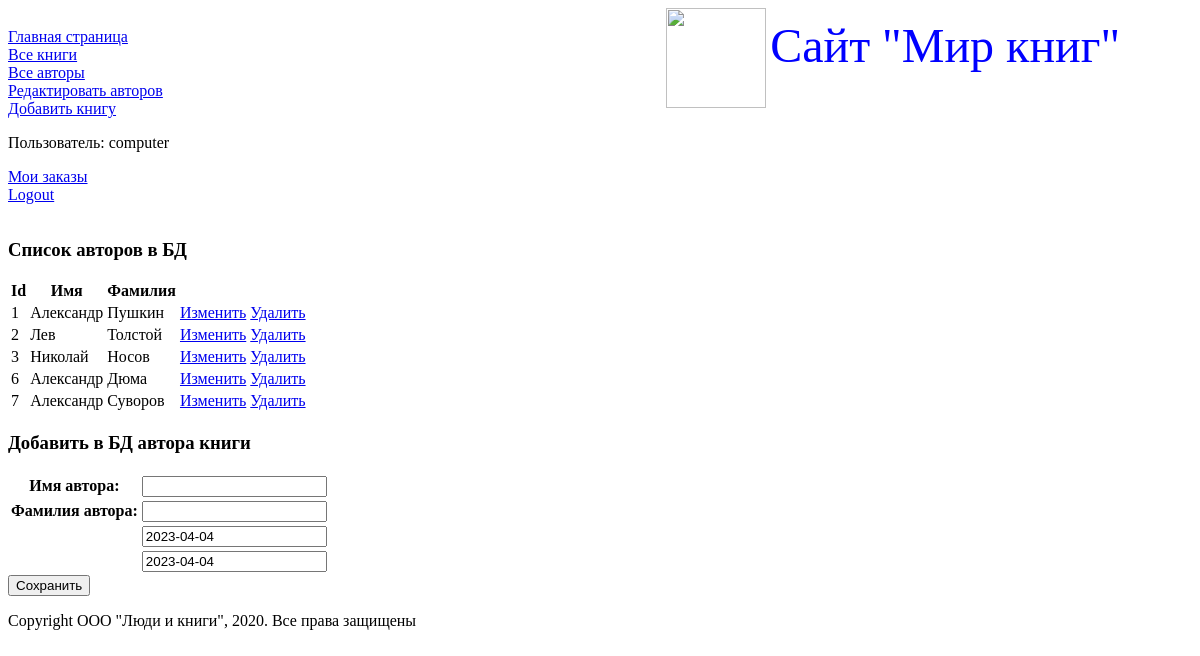
The page /authors_add/ (signed in) on the database its author committed.
### catalog/models.py (models this page shows, shortened)
class Author(models.Model):
    first_name = models.CharField(max_length=100, help_text="Введите имя автора",
                                  verbose_name="Имя автора")
    last_name = models.CharField(max_length=100, help_text="Введите фамилию автора",
                                 verbose_name="Фамилия автора")
    date_of_birth = models.DateField(help_text="Введите дату рождения", verbose_name="Дата рождения",
                                     null=True, blank=True)
    date_of_death = models.DateField(help_text="Введите дату смерти", verbose_name="Дата смерти",
                                     null=True, blank=True)

### catalog/views.py (the view)
# urls.py: path('authors_add/', views.authors_add, name="authors_add"),
@login_required
def authors_add(request):
    author = Author.objects.all()
    authorsform = AuthorsForms()
    return render(request, "catalog/authors_add.html",
                  {"form": authorsform, "author": author})

### catalog/forms.py
class AuthorsForms(forms.Form):
    first_name = forms.CharField(label="Имя автора")
    last_name = forms.CharField(label="Фамилия автора")
    date_of_birth = forms.DateField(label="", initial=format(date.today()),
                                    widget=forms.widgets.DateInput(attrs={type: 'date'}))
    date_of_death = forms.DateField(label="", initial=format(date.today()),
                                    widget=forms.widgets.DateInput(attrs={type: 'date'}))

### catalog/templates/catalog/authors_add.html (shortened to what this page needs)
{% extends "base_generic.html" %}
{% block content %}
    <h3>Список авторов в БД</h3>
    <table>
        <thead><th>Id</th><th>Имя</th><th>Фамилия</th></thead>
        {% if author %}
            {% for author in author.all %}
            <tr>
                <td>{{ author.id }}</td>
                <td>{{ author.first_name }}</td>
                <td>{{ author.last_name }}</td>
                <td><a href="/author_edit/{{ author.id }}">Изменить</a>
                    <a href="/author_delete/{{ author.id }}">Удалить</a></td>
            </tr>
            {% endfor %}
        {% endif %}
    </table>
  <h3>Добавить в БД автора книги</h3>
    <form method="POST" action="/author_create/">
        <table>
            {{ form }}
        </table>
        <input type="submit" value="Сохранить">
    </form>
{% endblock %}

### catalog/templates/base_generic.html (shortened to what this page needs)
<!DOCTYPE html>
<html lang="ru">
<head>
  {% load static %}
  <link rel="stylesheet" href="{% static 'css/styles.css' %}">
  {% block head %}
      <img src="{% static 'images/logotip.jpg' %}"
      style="width:100px; height:100px;"  align="absmiddle">
      <font size=7, color="blue">Сайт "Мир книг"</font>
  {% endblock %}
</head>
<body>
<div class="container">
    <div class="col-1-3">
      {% block sidebar %}
      <ul class="sidebar-nav">
          <li><a href="{% url 'index' %}">Главная страница</a></li>
          <li><a href="{% url 'books' %}">Все книги</a></li>
          <li><a href="{% url 'authors' %}">Все авторы</a></li>
          <li><a href="{% url 'authors_add' %}">Редактировать авторов</a></li>
          <li><a href="{% url 'book_create' %}">Добавить книгу</a></li>
        {% if user.is_authenticated %}
            <p>Пользователь: {{ user.get_username }}</p>
            <a href="{% url 'myborrowed'%}">Мои заказы</a><br>
            <a href="{% url 'logout'%}?next={{request.path}}">Logout</a>
        {% else %}
            <a href="{% url 'login'%}?next={{request.path}}">Login</a>
        {% endif %}
      </ul>
      {% endblock %}
    </div>
    <div class="col-2-3">
      {% block content %}{% endblock %}
      {% block footer %}
         {% block copyright %}
            <p>Copyright ООО "Люди и книги", 2020. Все права защищены</p>
         {% endblock %}
      {% endblock %}
    </div>
</div>
</body>
</html>

### static/css/styles.css (style rules this page uses)
.sidebar-nav { margin-top: 20px; padding: 0; list-style: none; }
.container { float: left; margin-bottom: 15px; }
.col-1-3 { width: 250px; float: left; }
.col-2-3 { width: 70%; float: left; }

### rows shown on the page
Author: id "1", first_name "Александр", last_name "Пушкин"
Author: id "2", first_name "Лев", last_name "Толстой"
Author: id "3", first_name "Николай", last_name "Носов"
Author: id "6", first_name "Александр", last_name "Дюма"
Author: id "7", first_name "Александр", last_name "Суворов"

### other values the page prints
{{ user.get_username }} "computer"
